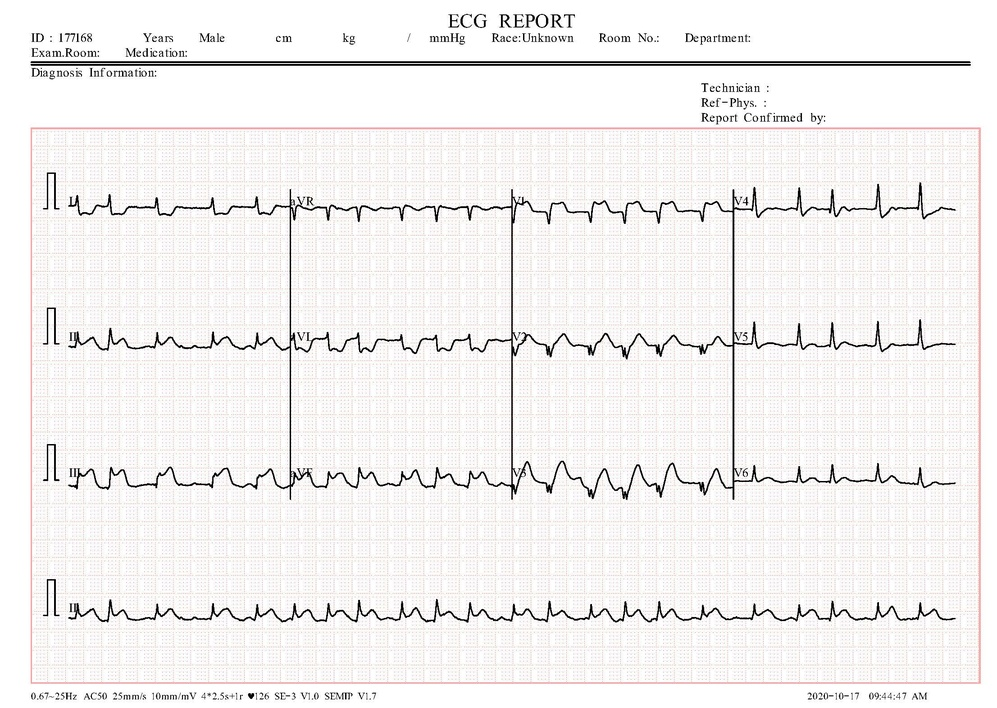
#> input picture Dataset/ECG Images of Myocardial Infarction Patients/MI(111).jpg, 997 x 708 px, shrunk from 2213 x 1572 before the run, found by its file name; its folder holds only this picture in this run
$ jupyter execute remove_background.ipynb
#> lines starting #> are read from the running program, lines starting #| are printed output that depends on the picture; after the words box and inside, x2 and y2 are one past the last pixel; in counts of white or black regions, pixels touching at a corner belong together
[cell 1]
import cv2
import numpy as np
from matplotlib import pyplot as plt
import os

def advanced_preprocessing_method(image_path):
    """
    Advanced method with bilateral filtering and edge-aware processing
    """
    # Load image in grayscale
    img = cv2.imread(image_path, cv2.IMREAD_GRAYSCALE)
#> img: shape (708, 997); min 0, max 255, mean 241.3

    # Bilateral filtering to preserve edges while removing noise
    filtered = cv2.bilateralFilter(img, 9, 75, 75)

    # Apply Otsu's thresholding
    _, binary = cv2.threshold(filtered, 0, 255, cv2.THRESH_BINARY + cv2.THRESH_OTSU)
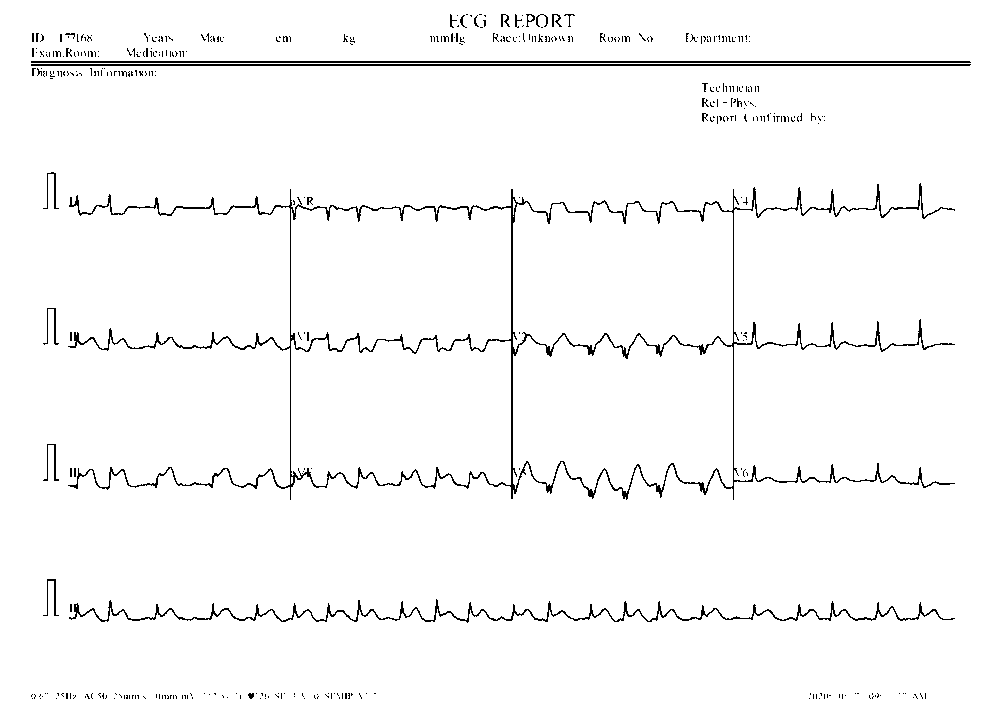
#> binary: shape (708, 997); 97.4% white; black in thin lines or dots

    # Connected component analysis to remove small noise
    num_labels, labels, stats, centroids = cv2.connectedComponentsWithStats(
        cv2.bitwise_not(binary), connectivity=8)
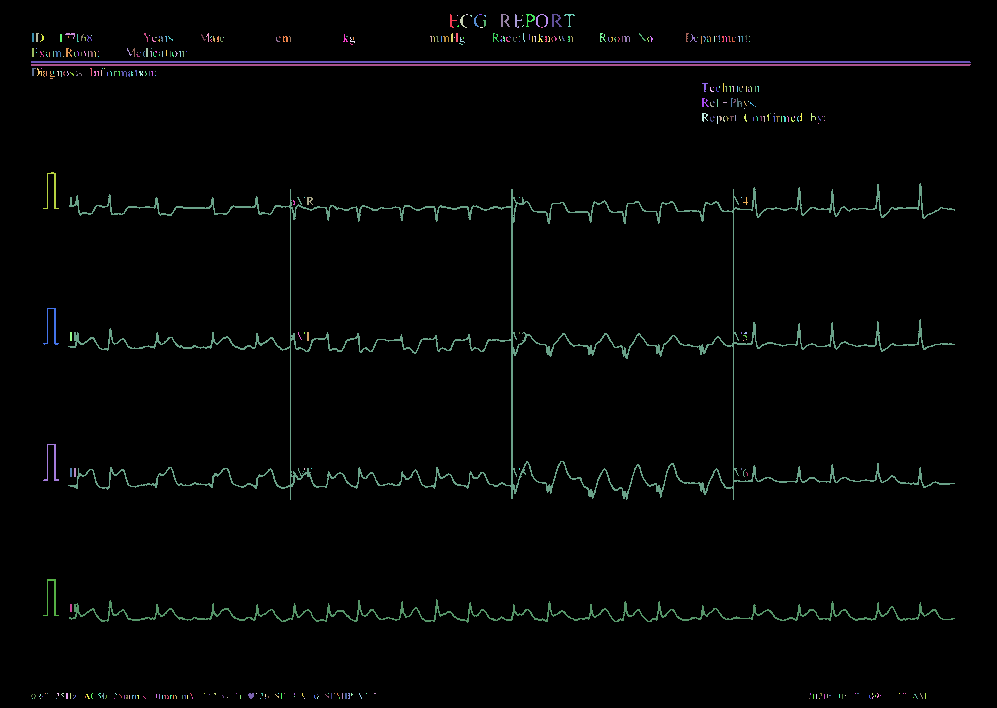
#> labels: shape (708, 997) int32; 411 distinct labels, from 0 to 410; one colour per label, 0 black
#> num_labels = 411; stats = 411 rows, first 6: [0, 0, 997, 708, 687176], [450, 14, 7, 14, 33], [457, 15, 1, 1, 1], [460, 15, 7, 13, 30], [466, 14, 2, 1, 2], [470, 15, 2, 2, 3]; centroids = 411 pairs, first value 31.33 to 925, second value 14 to 698

    # Filter components by area (remove very small components)
    min_area = 50  # Adjust based on your needs
    filtered_img = np.zeros_like(binary)

    for i in range(1, num_labels):  # Skip background (label 0)
        area = stats[i, cv2.CC_STAT_AREA]
        if area > min_area:
            filtered_img[labels == i] = 255
#> this loop made 410 passes
#> area on passes 1, 3, 6: 33, 30, 24
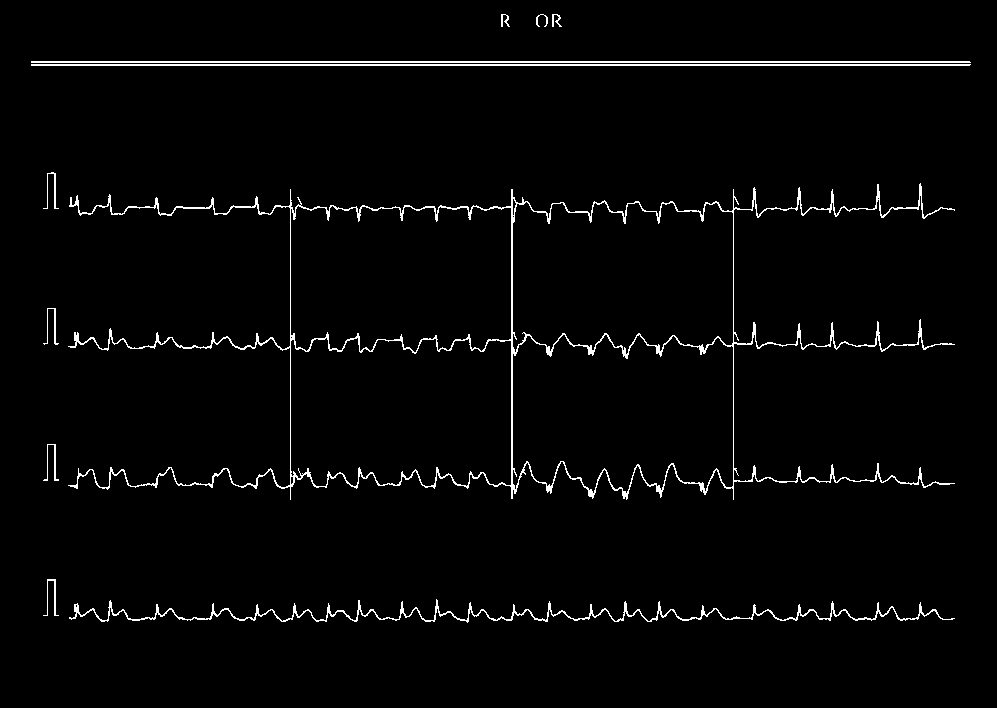
#> filtered_img: shape (708, 997); 2.3% white in thin lines or dots, all inside (x1, y1, x2, y2) = (31, 14, 971, 623)

    # Morphological closing to smooth lines
    kernel_close = cv2.getStructuringElement(cv2.MORPH_ELLIPSE, (2, 2))
    closed = cv2.morphologyEx(filtered_img, cv2.MORPH_CLOSE, kernel_close)
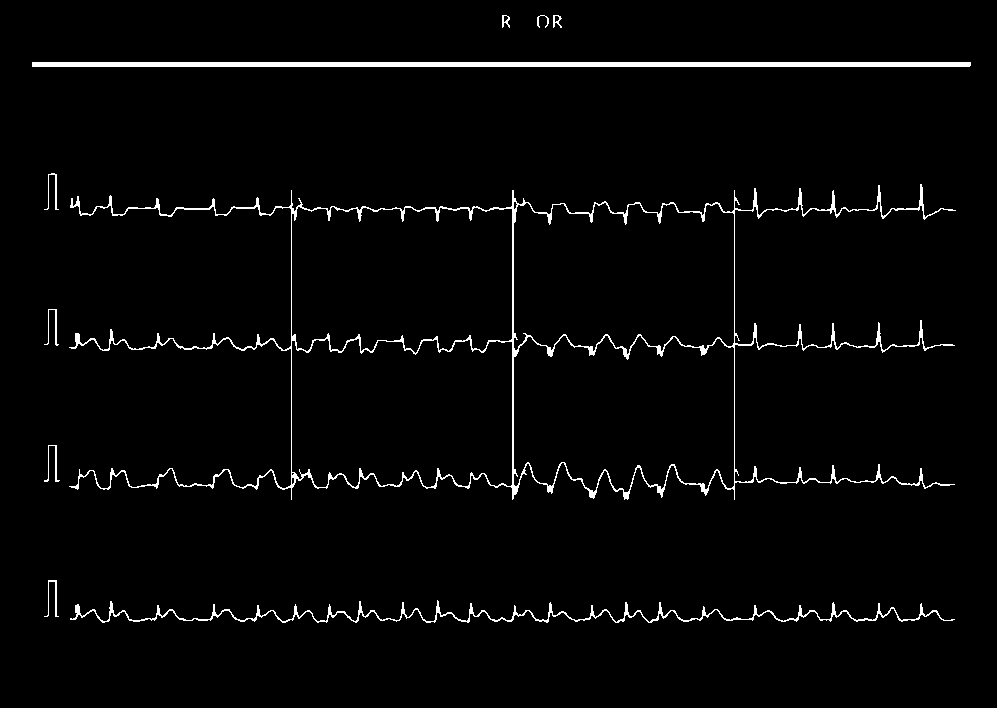
#> closed: shape (708, 997); 2.5% white; 10 white regions, largest, box (x1, y1, x2, y2) and area: (69, 184, 956, 500) 9374, (32, 62, 971, 67) 4694, (70, 600, 955, 623) 2613

    # Invert for final output
    inverted = cv2.bitwise_not(closed)
#> pass 3 of the loop in process_all_datasets, `for folder in folders:`:
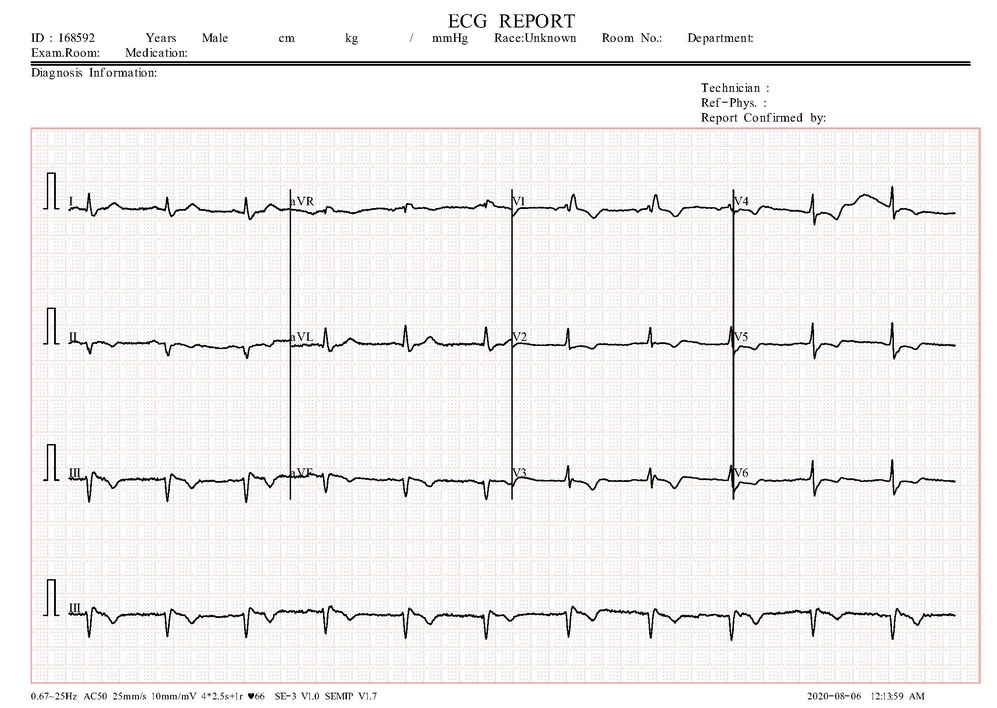
#> input picture Dataset/ECG Images of Patient that have History of MI/PMI(1).jpg, 997 x 708 px, shrunk from 2213 x 1572 before the run, found by its file name
#> binary: shape (708, 997); 97.5% white; black in thin lines or dots
#> in advanced_preprocessing_method (call 2), `num_labels, labels, stats, centroids = cv2.connectedComponentsWithStat..`:
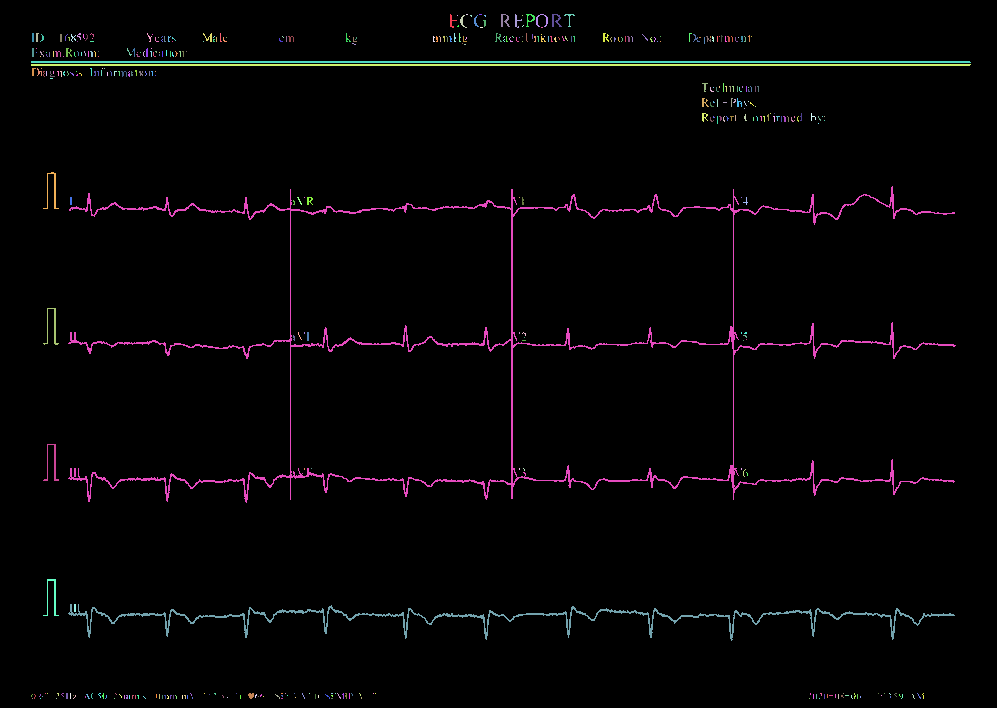
#> labels: shape (708, 997) int32; 423 distinct labels, from 0 to 422; one colour per label, 0 black
#> num_labels = 423; stats = 423 rows, first 6: [0, 0, 997, 708, 687887], [450, 14, 7, 14, 34], [457, 15, 1, 1, 1], [460, 15, 7, 13, 30], [466, 14, 2, 1, 2], [470, 15, 2, 2, 3]; centroids = 423 pairs, first value 31.33 to 922.8, second value 14 to 698
#> the loop in advanced_preprocessing_method (call 2), `for i in range(1, num_labels):` made 422 passes
#> area on passes 1, 3, 6: 34, 30, 24
#> in advanced_preprocessing_method (call 2), `closed = cv2.morphologyEx(filtered_img, cv2.MORPH_CLOSE, kernel_close)`:
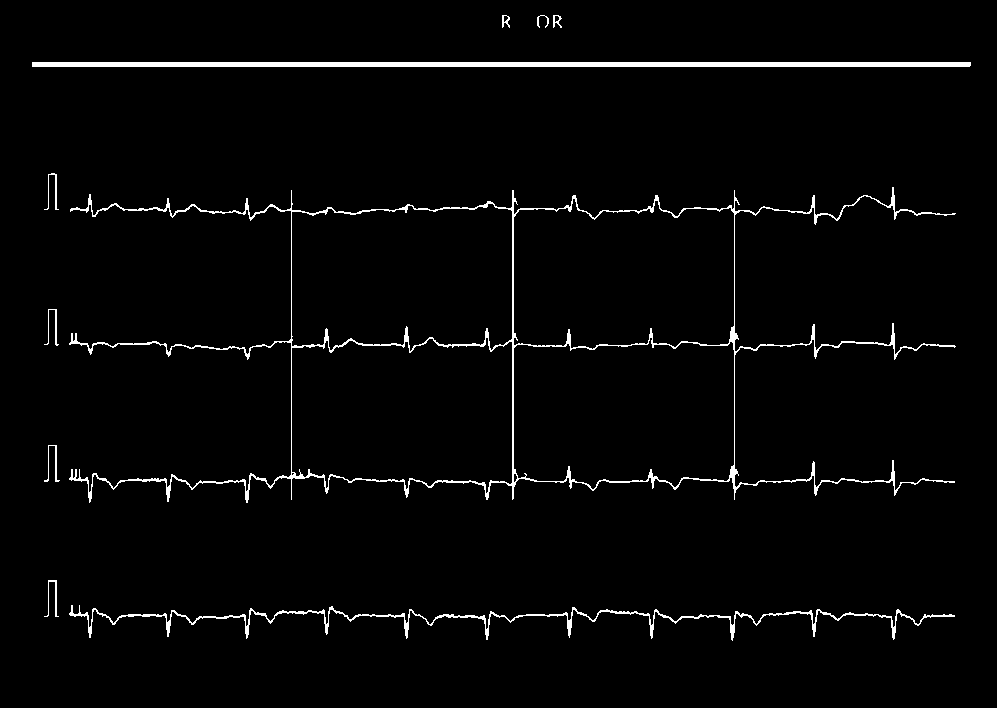
#> closed: shape (708, 997); 2.4% white; 10 white regions, largest, box (x1, y1, x2, y2) and area: (69, 187, 956, 503) 8369, (32, 62, 971, 67) 4694, (69, 605, 955, 641) 2878
#> the loop made 4 passes; the first 3 are shown

    return inverted


def process_single_image(input_path, output_path):
    """
    Process a single image
    """
    processed = advanced_preprocessing_method(input_path)
    cv2.imwrite(output_path, processed)
    print(f"Processed: {input_path} -> {output_path}")


def process_all_datasets(base_path='Dataset', output_base='Preprocessed_Dataset_advanced'):
    """
    Process all ECG images in the dataset folders using advanced method
    """
    # Define folders
    folders = [
        'ECG Images of Myocardial Infarction Patients',
        'ECG Images of Patient that have abnormal heartbeat',
        'ECG Images of Patient that have History of MI',
        'Normal Person ECG Images'
    ]

    # Create output directory
    os.makedirs(output_base, exist_ok=True)

    total_processed = 0
    total_failed = 0

    for folder in folders:
        input_folder = os.path.join(base_path, folder)
        output_folder = os.path.join(output_base, folder)

        # Check if folder exists
        if not os.path.exists(input_folder):
            print(f"Warning: Folder not found - {input_folder}")
            continue

        # Create output folder
        os.makedirs(output_folder, exist_ok=True)

        # Get all image files
        image_extensions = ['.png', '.jpg', '.jpeg', '.bmp', '.tiff']
        image_files = [f for f in os.listdir(input_folder)
                      if os.path.splitext(f.lower())[1] in image_extensions]

        print(f"\nProcessing: {folder}")
        print(f"Found {len(image_files)} images")

        # Process each image
        for idx, img_file in enumerate(image_files, 1):
            try:
                input_path = os.path.join(input_folder, img_file)
                output_path = os.path.join(output_folder, img_file)

                # Apply preprocessing
                processed = advanced_preprocessing_method(input_path)

                # Save processed image
                cv2.imwrite(output_path, processed)
                total_processed += 1

                # Print progress every 10 images
                if idx % 10 == 0 or idx == len(image_files):
                    print(f"  Progress: {idx}/{len(image_files)} images processed")

            except Exception as e:
                print(f"\nError processing {img_file}: {str(e)}")
                total_failed += 1

    print(f"\n{'='*60}")
    print(f"Processing Complete!")
    print(f"Total images processed: {total_processed}")
    print(f"Total images failed: {total_failed}")
    print(f"Output saved to: {output_base}")
    print(f"{'='*60}")


def visualize_result(image_path):
    """
    Visualize original and processed image side by side
    """
    # Load original
    original = cv2.imread(image_path, cv2.IMREAD_GRAYSCALE)

    # Process
    processed = advanced_preprocessing_method(image_path)

    # Display
    fig, axes = plt.subplots(1, 2, figsize=(15, 6))

    axes[0].imshow(original, cmap='gray')
    axes[0].set_title('Original Image')
    axes[0].axis('off')

    axes[1].imshow(processed, cmap='gray')
    axes[1].set_title('Advanced Method Result')
    axes[1].axis('off')

    plt.tight_layout()
    plt.savefig('advanced_result.png', dpi=300, bbox_inches='tight')
    plt.show()
    print("Visualization saved as 'advanced_result.png'")


# Usage examples
if __name__ == "__main__":
    # Example 1: Process a single image
    # process_single_image('path/to/image.png', 'output.png')

    # Example 2: Visualize one image
    # visualize_result('path/to/image.png')

    # Example 3: Process all datasets
    process_all_datasets(base_path='../Datasets/Dataset_cropped',
                        output_base='../Datasets/Dataset_without_background')
